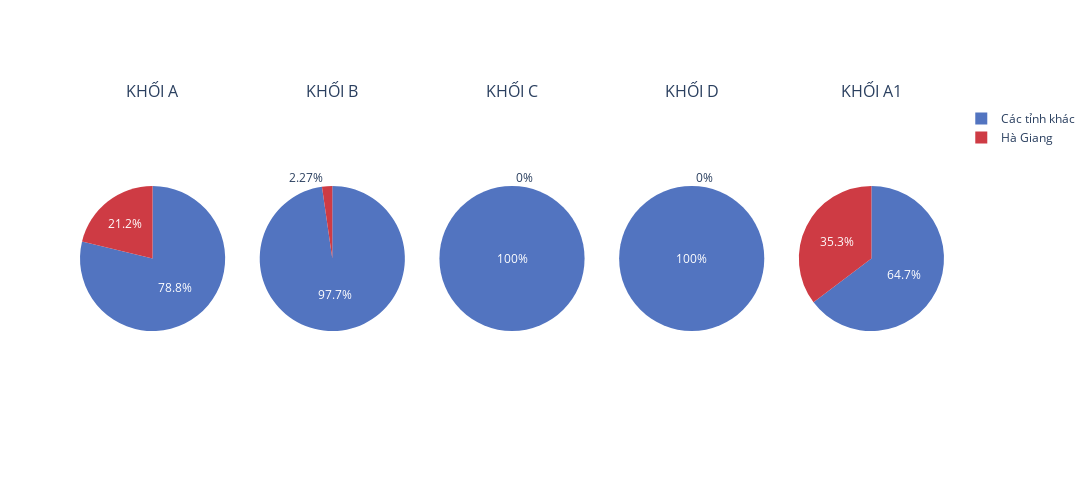

Notebook cell for this chart:
### Markdown cell above
## Tỉ lệ thí sinh > 27đ các khối thi

### Code cell
draw_pie_chart_compare()

### Figure 1 — Plotly figure (JSON) as saved in the notebook; plotly's stock layout.template omitted (floating-point values rounded to 4 significant figures)
{"data": [{"domain": {"x": [0, 0.168], "y": [0, 1]}, "hoverinfo": "label+percent+name", "labels": ["Hà Giang", "Các tỉnh khác"], "marker": {"colors": ["#ce3b44", "#5274c0"]}, "name": "KHỐI A", "textinfo": "percent", "type": "pie", "values": [14, 52]}, {"domain": {"x": [0.208, 0.376], "y": [0, 1]}, "hoverinfo": "label+percent+name", "labels": ["Hà Giang", "Các tỉnh khác"], "marker": {"colors": ["#ce3b44", "#5274c0"]}, "name": "KHỐI B", "textinfo": "percent", "type": "pie", "values": [1, 43]}, {"domain": {"x": [0.416, 0.584], "y": [0, 1]}, "hoverinfo": "label+percent+name", "labels": ["Hà Giang", "Các tỉnh khác"], "marker": {"colors": ["#ce3b44", "#5274c0"]}, "name": "KHỐI C", "textinfo": "percent", "type": "pie", "values": [0, 74]}, {"domain": {"x": [0.624, 0.792], "y": [0, 1]}, "hoverinfo": "label+percent+name", "labels": ["Hà Giang", "Các tỉnh khác"], "marker": {"colors": ["#ce3b44", "#5274c0"]}, "name": "KHỐI D", "textinfo": "percent", "type": "pie", "values": [0, 8]}, {"domain": {"x": [0.832, 1], "y": [0, 1]}, "hoverinfo": "label+percent+name", "labels": ["Hà Giang", "Các tỉnh khác"], "marker": {"colors": ["#ce3b44", "#5274c0"]}, "name": "KHỐI A1", "textinfo": "percent", "type": "pie", "values": [18, 33]}], "layout": {"annotations": [{"font": {"size": 16}, "showarrow": false, "text": "KHỐI A", "x": 0.084, "xanchor": "center", "xref": "paper", "y": 1, "yanchor": "bottom", "yref": "paper"}, {"font": {"size": 16}, "showarrow": false, "text": "KHỐI B", "x": 0.292, "xanchor": "center", "xref": "paper", "y": 1, "yanchor": "bottom", "yref": "paper"}, {"font": {"size": 16}, "showarrow": false, "text": "KHỐI C", "x": 0.5, "xanchor": "center", "xref": "paper", "y": 1, "yanchor": "bottom", "yref": "paper"}, {"font": {"size": 16}, "showarrow": false, "text": "KHỐI D", "x": 0.708, "xanchor": "center", "xref": "paper", "y": 1, "yanchor": "bottom", "yref": "paper"}, {"font": {"size": 16}, "showarrow": false, "text": "KHỐI A1", "x": 0.916, "xanchor": "center", "xref": "paper", "y": 1, "yanchor": "bottom", "yref": "paper"}], "height": 500, "width": 1500}}
